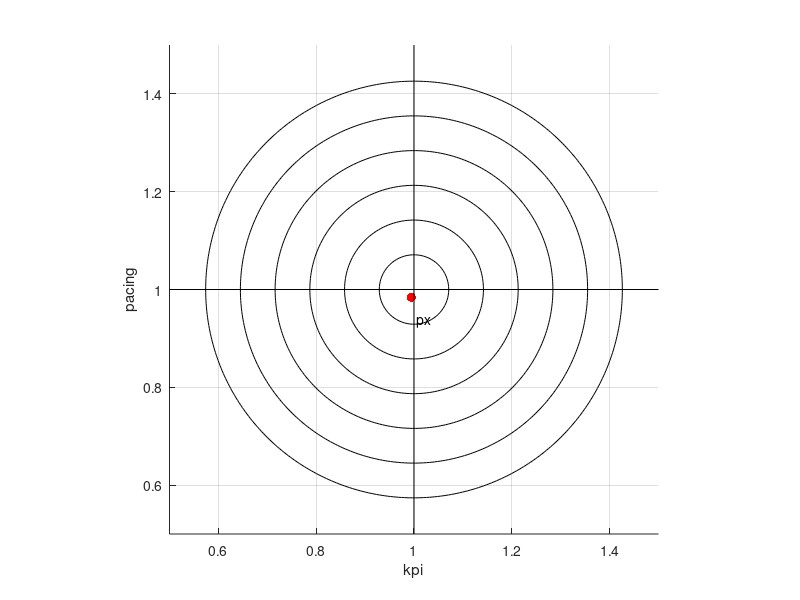
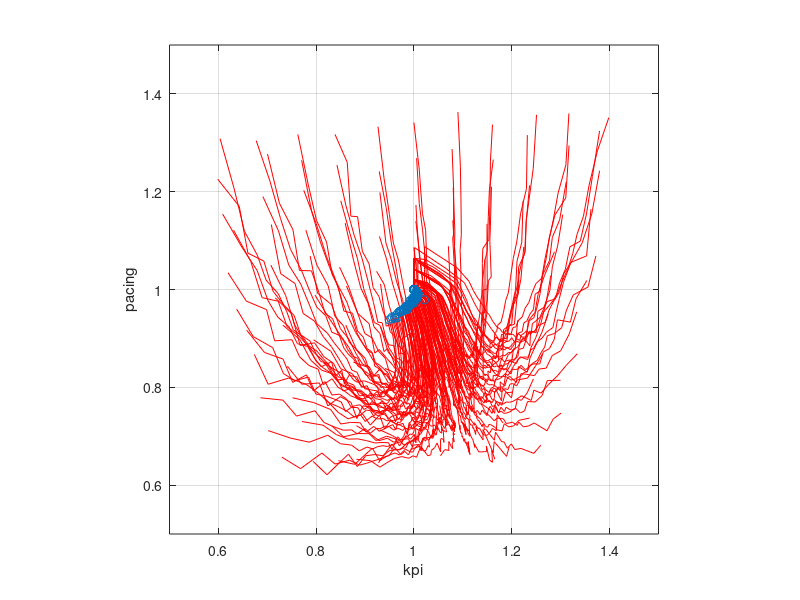
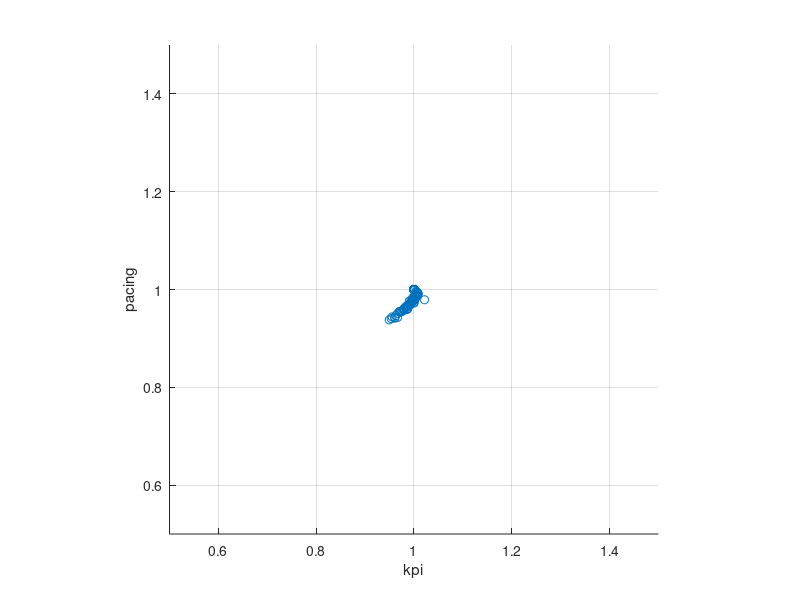
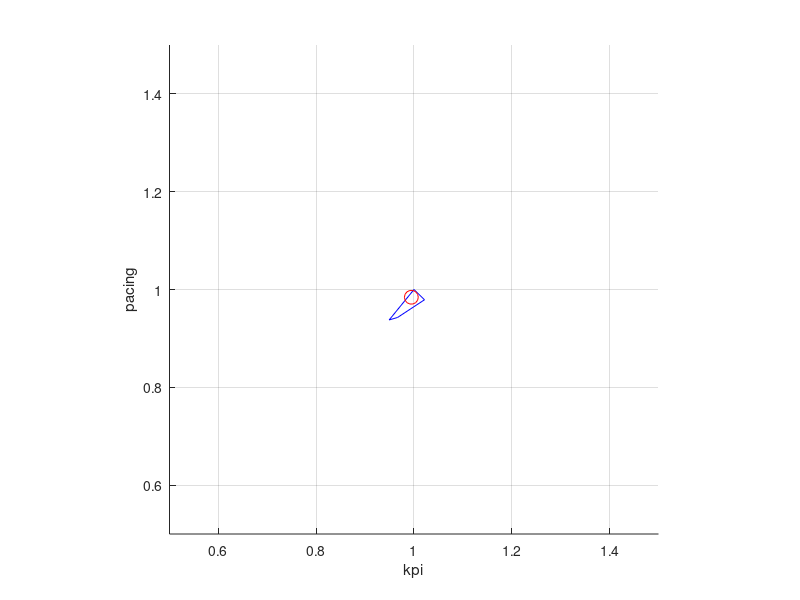

Write the MATLAB code that produced these figures, in order. (Note: this script raises an error after producing the figures.)

% nonlinear winrate
% vr distribution bimodal - how this changes the trajectory lines

% stats will remain persistent and will keep track of results from
% different parameters
if exist('stats','var')==0,
    stats = sparse([]);
end;

% ----------------------------------------------------
% Algorithm
usedistrib        = 0;
constraint        = 0;
dynamic           = 0;
nash              = 0;
pid               = 0;
exact             = 0; % exact target mode
acceptall         = 0;
adserver_shutdown = 0; % if 1 then adserver will shutdown if more imps than desired are bought
speedup           = 0; % when below pacing and kpi and new impression is high quality then can eject pacing
basecut           = 0;
buyaboveorig      = 0;

error_squared_power = 1;

lookahead_iterations = 0; % attempt to achieve convergence within this amount of time

zero_last_step = 1; % the last step when we exceed imps and budget, if zero_last_step then we force budgets to zero
% This is useful for final endpoint analysis
% However if we're more interested in trajectories then zero_last_step=0 -
% this will avoid a "kink" at the very end

buy_imps_overage = 1;

% graphs
onetime = 0;            % run with full animation and only one set of params
exterior_plot_only = 0; % only plot the exterior points in the parameter search

% pid controller
kprop = -.2;
kint  = -.1;
kdiff = 0;

% sub-periods
periods = 0; % 0 if don't use periods

% traffic volume and auction
impressions_per_cycle = 300; % how much traffic is generated each iteration
winrate_for_highbid   = 0.2; % 1 means all bids submitted win (non-competitive auction). 0.2 means 1 in 5 win
prediction_noise      = 0.0; % 0.1 means that actual kpi is additively offset to predicted with a standard deviation of 0.1 (ie. 10%)
prediction_bias       = -0.0;

% perturbation: percentage of the way through
starting_it = 6;
above_imps_list = [.5:.1:1.5];
above_kpi_list  = [.5:.1:1.5];

% Original targets
iterations                = 50; % number of cycles

impressions_budget_orig = 5000;
spend_budget_orig       = 50;
kpi_budget_orig         = 3500; % .7

% --------------------------------------------------------

step = 0.1; %0.001; % basecut variable
cutoff = 0; % basecut variable
figure(9);clf;hold on;

ecpm_calculated_orig      = 1000.*spend_budget_orig./impressions_budget_orig;
kpitargorig               = kpi_budget_orig ./ impressions_budget_orig;
spend_budget              = spend_budget_orig;
impressions_budget        = impressions_budget_orig;
kpi_budget                = kpi_budget_orig;


%vglobal = [0.1322    1.8678    0.5000    1.5000];
vglobal = [.5    1.5    0.5000    1.5000];


% error function
scaledown = 0.10;
kpis = 1;

desired_imps_this_cycle   = 0;
winrate = 0;

% this cycle
kpitarg      = [0.9]; % current targ
kpiweight    = ones(1,kpis);
pacingweight = 0;
impstargorig = impressions_budget ./ iterations;
impstarg     = impressions_budget ./ iterations;

% distrib bins
bins = 100;
distrib = zeros(bins,1);


% kpierr = vector of kpis across, iterations down

fprintf('cycle\tecpm_calculated\twon\tspend\timps\tspend_budget\timps_budget\tkpi\tkpi_budget\n');

if periods>0,
  periodlen = iterations ./ periods; % how long a period lasts
  period = (floor([1:iterations]' ./ periodlen)+1);
else
  periodlen = iterations;
  period = ones(iterations,1);
end;

impressions_desired_per_cycle = impressions_budget ./ (impressions_per_cycle .* iterations);

kpi_save = [];
impressions_save = [];
spend_save = [];

showgraphs = 0;
if onetime,
    showgraphs = 1; % ***** 0 for monte carlo
end;

impid=1;
kpiid=1;

% Run kpi and imp offsets
for impid = 1:length(above_imps_list),
    for kpiid = 1:length(above_kpi_list),

% perturbation for ecpm
above_ecpm = 1;

% perturbation for imps and kpi
if onetime, % **** hard override 0 for monte carlo
    above_imps = 1.5; %1.5; % 1.5
    above_kpi  = 0.05; %1.0; %0.05; %0.8;
else
    % read out the current above_imps and above_kpi
    above_imps = above_imps_list(impid);
    above_kpi  = above_kpi_list(kpiid);
    
    % only plot exterior
    if exterior_plot_only,
        if above_imps >= max(above_imps_list) || above_kpi <=min(above_kpi_list) || ...
           above_imps <= min(above_imps_list) || above_kpi >=max(above_kpi_list),
           % exterior
        else
          continue;
        end;
        % do all of them
    end;
end;

% reinitialize the its
ecpm_calculated = ecpm_calculated_orig;
spend           = 0;
impressions     = 0; % impressions this iteration
kpi             = zeros(1,kpis); % kpi this iteration

% reinitialize totals
spend_budget       = 0;
impressions_budget = 0;
kpi_budget         = 0;


% roll forward to starting_it
% ---------------------------

if starting_it > 1,
    % perturbation is implemented by assuming perturbed performance for some
    % number of itartions up to starting_it
    impressions(     1:starting_it,     1) = above_imps .* ones(starting_it,1)    * (impressions_budget_orig./iterations);
    ecpm_calculated( 1:starting_it,     1) = above_ecpm .* ones(starting_it,1)    * 1000.*spend_budget_orig./impressions_budget_orig;
    kpi(             1:starting_it,1:kpis) = above_kpi  .* impressions .* kpitargorig;
    spend(           1:starting_it,     1) = ecpm_calculated .* impressions ./ 1000;

    % adjust budgets for the roll forward
    kpi_budget         = kpi_budget_orig         - sum(kpi(         1:starting_it, 1:kpis));
    spend_budget       = spend_budget_orig       - sum(spend(       1:starting_it, 1));
    impressions_budget = impressions_budget_orig - sum(impressions( 1:starting_it, 1));
    kpitarg            = nan.*ones(starting_it,1);
end;

w=0.02; % model mapping bid to impressions
bid_for_desired_imps = [];


% Main loop
% -------------------------------------------------------------------------

for it = starting_it:iterations,

    % lookahead_iterations
    its_during_equal_delivery = iterations - (lookahead_iterations + it); % number of iterations that will need to run with original delivery
    imps_during_equal_delivery = its_during_equal_delivery .* (impressions_budget_orig ./ iterations); % imps to be served over that timeperiod

    if lookahead_iterations == 0 || it+lookahead_iterations >= iterations,
        desired_imps_this_cycle(it,1) = impressions_budget ./ (iterations-it+1); % iterations remaining
    else
        desired_imps_this_cycle(it,1) = (impressions_budget - imps_during_equal_delivery) ./ lookahead_iterations;
    end;
    
    bid_for_desired_imps(it) = desired_imps_this_cycle(it)./(w.*impressions_per_cycle);

    % sub-periods
    % ------------
    
    % if new period then restart budget
    if periods>0,        
        % Periods
        impressions_sofar = 0;
        spend_sofar       = 0;
        kpi_sofar         = 0;
        if it>1, % (otherwise these values are 0)
            impressions_sofar = sum(impressions( 1:it-1,1));
            spend_sofar       = sum(spend(       1:it-1,1));
            kpi_sofar         = sum(kpi(         1:it-1,1:kpis));
        end;
        
        % calc impressions still needed this period
        impressions_period = (impressions_budget_orig ./ iterations).*period(it).*periodlen - impressions_sofar;
        spend_period       = (spend_budget_orig       ./ iterations).*period(it).*periodlen - spend_sofar;
        kpi_period         = (kpi_budget_orig         ./ iterations).*period(it).*periodlen - kpi_sofar;

        % update ecpm_calculated
        ecpm_calculated(it,1) = 1000.*spend_period ./ impressions_period;    

        % update kpitarg
        kpitarg(it,1:kpis) = kpi_period ./ impressions_period; % kpis remaining / imps remaining
    else
        
        % Standard (no periods)
        % --------------------
        
       % keyboard;
        % No periods
        % update kpitarg
        kpitarg(it,1:kpis) = kpi_budget ./ impressions_budget; % kpis remaining / imps remaining
        % update ecpm_calculated
        ecpm_calculated(it,1) = 1000.*spend_budget ./ impressions_budget;            
        desired_kpi_this_cycle(it,1) = kpi_budget ./ iterations;
        desired_spend_this_cycle(it,1) = spend_budget ./ iterations;

        if lookahead_iterations>0 && it+lookahead_iterations < iterations,
            kpi_during_equal_delivery      = its_during_equal_delivery .* (kpi_budget_orig   ./ iterations); % imps to be served over that timeperiod
            spend_during_equal_delivery    = its_during_equal_delivery .* (spend_budget_orig ./ iterations); % imps to be served over that timeperiod
            desired_kpi_this_cycle(it,1)   = (kpi_budget   - kpi_during_equal_delivery)   ./ lookahead_iterations;
            desired_spend_this_cycle(it,1) = (spend_budget - spend_during_equal_delivery) ./ lookahead_iterations;
            kpitarg(it,1:kpis)    = desired_kpi_this_cycle(it,1)./desired_imps_this_cycle(it,1);
            ecpm_calculated(it,1) = 1000.*desired_spend_this_cycle(it,1)./desired_imps_this_cycle(it,1);
        end;
        % can we come up with a bid price that would lead to a particular
        % impressions pacing outcome?
        % model: bidprice -> winrate; then we get desired_imps_this_cycle;
        % invert to get bidprice; or equivalently, test all bid prices and
        % pick the one that produces the imps delivery desired
        % desired_imps this cycle impressions_ideal(it,1) = impressions_budget ./ 
    end;

    
    % pid controller
    % --------------
    
    if pid==1,
        
        % err
        if it>1,
            spend_err          = spend(it-1)        - (spend_budget_orig       ./ iterations);
            impressions_err    = impressions(it-1)  - (impressions_budget_orig ./ iterations);
            kpi_err            = kpi(it-1)          - (kpi_budget_orig         ./ iterations);
        end;

        % interr
        spend_interr       = (spend_budget_orig - spend_budget)             - (spend_budget_orig       .* (it./iterations)); 
        impressions_interr = (impressions_budget_orig - impressions_budget) - (impressions_budget_orig .* (it./iterations)); 
        kpi_interr         = (kpi_budget_orig - kpi_budget)                 - (kpi_budget_orig         .* (it./iterations));

        % deriverr
        if it>2,
            spend_differr        = diff( [ [spend(it-1)       spend(it-2)      ] - [(spend_budget_orig       .* ([it-1 it-2]./iterations))]] );
            impressions_differr  = diff( [ [impressions(it-1) impressions(it-2)] - [(impressions_budget_orig .* ([it-1 it-2]./iterations))]] );
            kpi_differr          = diff( [ [kpi(it-1)         kpi(it-2)        ] - [(kpi_budget_orig         .* ([it-1 it-2]./iterations))]] );
        end;
        
        % controller output plus spend the reference line amount
        spend_output       = kprop .*       spend_err + kint .*       spend_interr + kdiff .*       spend_differr + (spend_budget_orig       ./ iterations);
        impressions_output = kprop .* impressions_err + kint .* impressions_interr + kdiff .* impressions_differr + (impressions_budget_orig ./ iterations);
        kpi_output         = kprop .*         kpi_err + kint .*         kpi_interr + kdiff .*         kpi_differr + (kpi_budget_orig         ./ iterations);
        
        % These go into the actuator
        ecpm_calculated(it,1) = 1000.*spend_output ./ impressions_output;
        kpitarg(it,1:kpis)    = kpi_output ./ impressions_output;
        
        % The one last thing for the actuator, is to take the above
        % ecpm_calculated and kpitarg, and then calculate the bid price
        % The bid price then encapsulates our attempt to control
    end;

    if 0, %it==40,
        impid=length(above_imps_list);
        kpiid=length(above_kpi_list);
        break;
    end;

    ii = find(kpitarg>1);if ~isempty(ii), kpitarg(ii) = ones(size(ii));end;


    % Calc KPI error
    % --------------
    
    err = (kpitarg(it,:) ./ kpitargorig(1,:)).^error_squared_power;
    %if err(1) >= 0.8 && err(1) < 1.2, err(1) = err(1) .* scaledown; end;

    
    % KPI Exact error or unidirectional error
    % ----------------------------------------
    
    i = find(err<1.0); % any that are below error %i = setdiff(i,1); % remove the first kpi
    if ~isempty(i),
        if exact==1,
            % Over-performance gets turned into error
            err(i) = 1./err(i); % turn this into error
        else
             % Over-performance (already low error) gets scaled down
             % further
             err(i) = err(i).*scaledown; % de-scale the error
        end;
    end;

    
    % Calc pacing error
    % -----------------
    
    err_pacing = desired_imps_this_cycle(it,1)./(impressions_budget_orig./iterations); % required imps as a ratio of original
    i = find(err_pacing<1);
    if ~isempty(i), err_pacing(i) = 1./err_pacing(i);end;

    
    % Normalize the errors to sum to 1
    % --------------------------------
    
    if nash==1,
        % if nash then all kpis are weighted independently including pacing
        kpiweight(it,:)     = err        ./ (sum(err) + err_pacing);
        pacingweight(it,:)  = err_pacing ./ (sum(err) + err_pacing);
    else
        % pbase; calc weights only within the kpis. Pacing will be applied
        % as a separate term later
        kpiweight(it,:)    = err ./ sum(err);
        pacingweight(it,:) = 0;
    end;
    
    
    % Generate impressions & kpi predictions for this cycle
    % ------------------------------------------------------
    
    kpipred = rand(impressions_per_cycle,kpis);

    % Determine which bin each impression belongs
    for bin=1:bins,
        binid = find(floor(kpipred.*100-eps)+1 == bin);
        distrib(bin) = distrib(bin) + length(binid);
    end;

    
    % Calc Bid price
    % --------------
    
    % perfratio: ratio of impression perf to target perf
    kpiratio = (kpipred ./ (ones(impressions_per_cycle,1)*kpitarg(it,:)) );
    if exact==1,
        % in exact mode, traffic that has a perf greater than target
        % actually results in bids that are proportionately lower
        i = find(kpiratio>1);
        if ~isempty(i), kpiratio(i) = 1./kpiratio(i);end;
    end;
    
    if nash==1,
        kpibid = kpiweight(it,:) .* kpiratio .* ecpm_calculated(it) + pacingweight(it,1) .* bid_for_desired_imps(it); % was ecpm_calculated_orig
%        kpibid = kpiweight(it,:) .* (kpiratio .* ecpm_calculated_orig) + pacingweight(it,1) .* ecpm_calculated(it); % was ecpm_calculated_orig

            if speedup==1,
                if desired_imps_this_cycle(it,1) ./ (impressions_budget_orig./(iterations)) > 1,
                    % catching up
                    bidkpi    = kpiratio .* ecpm_calculated(it); %kpiratio .* bid_for_desired_imps(it);
                    i = find(bidkpi > bid_for_desired_imps(it)); % ie. kpiratio > 1
                else
                    % slowing down
                    bidkpi = kpiratio .* ecpm_calculated(it);
                    i = find(bidkpi < bid_for_desired_imps(it));
                end;
                if ~isempty(i),
                    kpibid(i) = bidkpi(i);
                end;
            end;

    else
%        kpibid = kpiratio .* ecpm_calculated(it); % pbase = kpiratio .* ecpm_calculated(it) as the scalar
        kpibid = bid_for_desired_imps(it) .* kpiratio; % pbase = kpiratio .* ecpm_calculated(it) as the scalar
    end;

    
    %keyboard;
    bid = kpibid; % sum( (ones(impressions_per_cycle,1)*kpiweight(it,:)) .* kpibid ,2 );

    
    % Apply Constraints
    % ------------------
    
    % usedistrib
    if usedistrib,
        prob = distrib./sum(distrib);
        vr = flipud( cumsum( flipud( [prob .* [1:100]'./100] )  ) ./ cumsum( flipud( prob ) ) ); % should be 100 bins
        bin = min(find(vr>=kpitarg(it)));
        if buyaboveorig==1, bin = min(find(vr>=min([kpitarg(it);kpitargorig])));end;
        if isempty(bin),
            % nothing is above the target; the distribution is wholly below
            bid = zeros(size(bid));
        else
            distrib_targ = bin ./ 100;
            ii = find(kpipred < distrib_targ);
            if ~isempty(ii), bid(ii) = zeros(size(ii));end;
        end;
    else

        if basecut==1,
            % basecut
            is_pacing = (desired_imps_this_cycle(it,1) ./ (impressions_budget_orig./(iterations)) < 1);

            if (is_pacing == 1 && step >= 0) || (is_pacing == 0 && step <= 0), 
                step = 1.2 * step;    % go faster in same direction
            else
                step = -0.3 * step;    % change direction and slow down
            end;
            if abs(step) < 0.001,
                step = 0.001 * step / abs(step); % clip step magnitude to 0.001
                % if step is small, step becomes -0.001 or +0.001
            end;
            if cutoff + step > 1,    % clip cutoff to 1
                step = 1 - cutoff;
                cutoff = 1;
            elseif cutoff + step < 0,    % clip cutoff to 0
                step = 0 - cutoff;
                cutoff = 0;
            else
                cutoff = cutoff + step;
            end;
            
            % Apply the constraint
            ii = find(kpipred < cutoff);
            if ~isempty(ii), bid(ii) = zeros(size(ii));end;                        
        end;

        % constraint bid price
        if constraint==1,
            if dynamic == 1,
                ii = find(kpipred < kpitarg(it));
                if buyaboveorig==1, ii = min(find(kpipred < min([kpitarg(it);kpitargorig])));end;
            else
                ii = find(kpipred < kpitargorig);
            end;
            if ~isempty(ii), bid(ii) = zeros(size(ii));end;
        end;
    end;
    

    % Hold the auction and determine which we win
    % --------------------------------------------
     
    % win = find(bid > 5);
    % low winrate (1 in 10 winrate)

    if acceptall==1,
        win = [1:size(bid,1)]';
    else
        win = find(rand(size(bid)).*bid > (1./winrate_for_highbid));    
    end;
    
    if impressions_budget<=0 || spend_budget <= 0,
        win = [];
    end;

    if isempty(win), fprintf('nowin\n');
        spend(it,1)=0;
        impressions(it,1)=0;
        kpi(it,1)=0;
        winrate(it,1) = inf;
        continue;
    end;

    % Induce bid->win model
    % ---------------------

    %keyboard;
    win10 = zeros(size(bid));win10(win) = ones(size(win));
    w = bid\win10;
    %figure(1);clf;plot(bid,win10,'o');hold on;plot(bid,bid.*w,'rx');
    % bid required to produce impressions at the desired delivery rate
    bid_for_desired_imps(it) = desired_imps_this_cycle(it)./(w.*impressions_per_cycle);
    % bid.*w = probwin; bid.*w.*impsavailable = desiredimps; bid = desiredimps/(w.*impsavailable)
    
    
    
    winlen = length(win); % number of winning impressions
    winrate(it) = desired_imps_this_cycle(it)./winlen;

    % Hard adserver shut down
    % -----------------------
    % Simulate a "hard adserver shut-down" - if more impressions are won
    % than the system wants based on pacing, it discards the remainder in this cycle.
    % Hard shut-down is /easy/ for ad-servers since they simply stop buying
    % after the count is reached. So rather than estimating impressions all
    % the time, at least in terms of buying too many, this mechanism is
    % usually enabled in practice.
    if adserver_shutdown,
        if length(win) > desired_imps_this_cycle(it) .* buy_imps_overage,
    %        fprintf('exceeded\n');
            if desired_imps_this_cycle(it)<1,
                win = [];
            else
    %            [a,i] = sort(rand(win));win = win(floor(desired_imps_this_cycle(it)));
                [a,i] = sort(rand(length(win),1));
                win = win(i(1:min([floor(desired_imps_this_cycle(it).*buy_imps_overage) impressions_per_cycle])));
            end;
        end;
    end;
        
    % Update spend and KPIs
    % ---------------------
    
    spend(it,1) = sum(bid(win)./1000).*0.1; % ****** WHY THE 0.1????
    impressions(it,1) = length(win);
    kpiactual = kpipred(win,1:kpis) + rand(length(win),1).*prediction_bias + randn(length(win),1).*prediction_noise;
    ii = find(kpiactual<0);if ~isempty(ii),kpiactual(ii)=zeros(length(ii),1);end;
    ii = find(kpiactual>1);if ~isempty(ii),kpiactual(ii) =ones(length(ii),1);end;
    kpi(it,1:kpis) = sum(kpiactual,1); % put some noise on here
    
    % **** REGRESSION DOWNWARDS NEEDED HERE

    kpi_budget         = kpi_budget_orig - sum(kpi(1:it,1:kpis));
    spend_budget       = spend_budget_orig - sum(spend(1:it,1));
    impressions_budget = impressions_budget_orig - sum(impressions(1:it,1));


    % Hard budget shut-down
    % ----------------------
    % if we reach zero this iteration, stop it at zero
    % This is a "visual aid" that prevents negative kpis and impressions - after running out of budget, on the last step
    % we can go negative on impressions etc. However if we zero that out, then it creates a "kink"
    % in the trajectory line, and so visually can make it harder to read.
    if zero_last_step,
%        if impressions_budget<0 | spend_budget<0 | kpi_budget<0, keyboard;end;
        if impressions_budget < 0, impressions(it,1) = impressions(it,1) + impressions_budget; impressions_budget = impressions_budget + -impressions_budget; end;
        if spend_budget       < 0, spend(it,1)       = spend(it,1)+        spend_budget;       spend_budget       = 0; end;
        if kpi_budget         < 0, kpi(it,1)         = kpi(it,1)+          kpi_budget;         kpi_budget         = 0; end;
    end;
    
    if showgraphs,
        fprintf('%d\t%f\t%d\t%d\t%d\t%f\t%f\t%f\t%f\t%f\t%d\t\n',it,ecpm_calculated(it),length(win),spend(it,1),impressions(it,1),spend_budget,impressions_budget, kpi(it), kpi_budget,winrate(it),winlen);

        figure(1);clf;plot(ecpm_calculated);title('ecpm calculated');
        figure(2);clf;plot(kpitarg);title('kpitarg');
        figure(3);clf;plot(cumsum(spend));title('cum spend');hold on;plot(it,spend_budget_orig,'o');
        figure(4);clf;plot(cumsum(impressions));title('cum impressions');hold on;plot(it,impressions_budget_orig,'o');
        figure(5);clf;plot(cumsum(kpi));title('cum kpi');hold on;plot(it,kpi_budget_orig,'o');
        %figure(6);clf;plot(cumsum(kpi)./cumsum(impressions),cumsum(impressions)./( ([1:it]./iterations) .* impressions_budget),'-');
        figure(6);clf;plot(cumsum(kpi)./cumsum(impressions),cumsum(impressions)./( ([1:it]'.*impressions_desired_per_cycle)),'-');
        %figure(7);clf;plot(cumsum(impressions),'-');hold on;plot(cumsum(desired_imps_this_cycle),'r-');hold on;plot(([1:it]./iterations).*impressions_buget_orig,'k:');title('imps');legend('imps','imps desired');

        figure(7);clf;plot(cumsum(impressions),'-');hold on;plot(([1:it]./iterations).*impressions_budget_orig,'x:');title('imps');%legend('imps realized','imps orig desired');grid on;
%        grid on; %axis('equal');
%        v = axis;
%        axis([  min([v(1);v(3)]) max([v(2);v(4)]) min([v(1);v(3)]) max([v(2);v(4)]) ] );
        
        figure(8);clf;plot((cumsum(kpi)./cumsum(impressions)) ./ kpitargorig, cumsum(impressions)./cumsum(ones(it,1).*(impressions_budget_orig./iterations)),'r-');xlabel('kpi');ylabel('pacing');
        hold on;plot( (sum(kpi)./sum(impressions)) ./ kpitargorig, sum(impressions(1:it))./((impressions_budget_orig./iterations) .* it),'o'); grid on;
        axis('equal');
        v = axis;
        %axis([  min([v(1);v(3)]) max([v(2);v(4)]) min([v(1);v(3)]) max([v(2);v(4)]) ] );
        axis([min([vglobal(1);v(1)]) max([vglobal(2);v(2)]) min([vglobal(3);v(3)]) max([vglobal(4);v(4)])]);
        
        figure(9);hold on;plot(it,cutoff,'o');
        figure(10);hold on;plot(it,step,'x');
    end;

    
    % If we ran out of budget then stop
    % ----------------------------------
    
    %if impressions_budget<=0 || spend_budget <= 0, break; end;

    %    if it == 67, break; end;
%    if mod(it,100) == 0, pause; end;
end;

if ~isempty(kpi_save) && length(kpi)~= size(kpi_save,1), fprintf('uneven kpi len\t%d\tkpi_save len\t%d\n',length(kpi),size(kpi_save,1)); keyboard; continue; end;

kpi_save         = [kpi_save kpi];
impressions_save = [impressions_save impressions];
spend_save       = [spend_save spend];

if onetime, return; end;

end;end;


% Phase portraits
% -------------------------------------------------------------------------

% Thoughts: Adserver shut-down: This creates a convergence to goal - de-scales each
% cycle; so this is equivalent to the standard controller
% Without the above, shouldn't pbase throttle down? reduce the ecpm?

%i  = find(kpi_save==0);kpi_save(i)=nan.*ones(size(i));
%i  = find(impressions_save == 0); impressions_save(i)=nan.*ones(size(i));
%i  = find(spend_save       == 0); spend_save(i) = nan.*ones(size(i));
%nz = sum(isnan(kpi_save));

% Extract trajectories
% --------------------

% nan out the initial perturbation; remaining trajectories are under control system
kpitrajectory  = (cumsum(kpi_save,1)  ./cumsum(impressions_save,1)) ./ kpitargorig;
impstrajectory = cumsum(impressions_save,1) ./ cumsum(  ones(size(impressions_save)) .*(impressions_budget_orig./iterations),1);
if starting_it>1,
    kpitrajectory( 1:starting_it,:) = nan.*ones(starting_it,size(kpitrajectory,2));
    impstrajectory(1:starting_it,:) = nan.*ones(starting_it,size(kpitrajectory,2));
end;    

% Extract endpoints
% ------------------

kpiendpoint = (nansum(kpi_save,1)  ./nansum(impressions_save,1)) ./ kpitargorig;
impendpoint = nansum(impressions_save,1) ./ nansum(  ones(size(impressions_save)) .*(impressions_budget_orig./iterations),1);


% Summary stats on performance: Means and stdevs
% -----------------------------------------------

meanx    = mean([kpiendpoint' impendpoint']);
stdx     = std([kpiendpoint' impendpoint']);
medianx  = median([kpiendpoint' impendpoint']);

% Store the stats
paramindex = sum([usedistrib.*2.^0   constraint.*2.^1   dynamic.*2.^2   nash.*2.^3   pid.*2.^4   exact.*2.^5   acceptall.*2.^6   adserver_shutdown.*2.^7]) + 1;
paramstats = [meanx medianx stdx];
stats(paramindex,1:length(paramstats)) = paramstats;

% Report on the stats (all previous runs)
% Note that this will change usedistrib etc

stats_list = [];
paramstr_list = [];
i = find(full(stats(:,1))~=0); % find all stats entries
fprintf('usedistrib\tconstraint\tdynamic\tnash\tpid\texact\tacceptall\tadserver_shutdown\tkpimean\timpmean\tkpimed\timpmed\tkpistd\timpstd\n');
for ii=1:length(i),

        % Extract the stats
        paramstats = full(stats(i(ii),1:length(paramstats)));

        % Extract the key
        paramindex = i(ii)-1; % remove the offset
        
        b = floor(paramindex / 2.^7);
        adserver_shutdown = b;
        paramindex = paramindex-b.*2.^7;
        
        b = floor(paramindex / 2.^6);
        acceptall = b;
        paramindex = paramindex-b.*2.^6;

        b = floor(paramindex / 2.^5);
        exact = b;
        paramindex = paramindex-b.*2.^5;

        b = floor(paramindex / 2.^4);
        pid = b;
        paramindex = paramindex-b.*2.^4;

        b = floor(paramindex / 2.^3);
        nash = b;
        paramindex = paramindex-b.*2.^3;

        b = floor(paramindex / 2.^2);
        dynamic = b;
        paramindex = paramindex-b.*2.^2;

        b = floor(paramindex / 2.^1);
        constraint = b;
        paramindex = paramindex-b.*2.^1;

        b = floor(paramindex / 2.^0);
        usedistrib = b;
        paramindex = paramindex-b.*2.^0;

        stats_list = [stats_list;paramstats];
        paramstr = '';
        if usedistrib, paramstr = strcat(paramstr,'distr ');    end;
        %if constraint, paramstr = strcat(paramstr,'constr ');     end;
        %if dynamic,    paramstr = strcat(paramstr,'dynamic ');    end;

        if constraint==1 & dynamic==1, paramstr = 'dyn'; end;
        if constraint==1 & dynamic==0, paramstr = 'hard'; end;

        if nash,       paramstr = strcat(paramstr,'nash ');       end;
        if pid,        paramstr = strcat(paramstr,'pid ');        end;
        if exact,      paramstr = strcat(paramstr,'exact ');      end;
        if acceptall,  paramstr = strcat(paramstr,'all ');  end;
        if adserver_shutdown, paramstr = strcat(paramstr,'shtdwn ');end;
        if sum([usedistrib constraint dynamic,nash,pid,exact,acceptall,adserver_shutdown]')==0,
             paramstr = strcat(paramstr,'px ');
        end;
        paramstr_list{ii} = paramstr;        
        fprintf('%d\t%d\t%d\t%d\t%d\t%d\t%d\t%d\t',usedistrib,constraint,dynamic,nash,pid,exact,acceptall,adserver_shutdown);
        fprintf('%f\t',paramstats);
        fprintf('\n');
end;


% Show targetplot (bullseye plot)
% ----------------------------------

figure(9);clf;hold on;
% higher version of matlab for these
%ax = gca;
%ax.YRuler.FirstCrossoverValue = 1;
%ax.XRuler.FirstCrossoverValue =1;
%ax.XAxisLocation = 'origin';
%ax.YAxisLocation = 'origin';

% plot circles on axis
radii = 50;
for i=1:6,
    plot(1,1,'ko','markersize',radii.*i);
end;
grid on;
axis(vglobal);
plot(stats_list(:,1),stats_list(:,2),'r.','markersize',20);
text(stats_list(:,1)+.01,stats_list(:,2)-.05,paramstr_list);
plot([vglobal(1) vglobal(2)]',[1 1]','k-');
plot([1 1]',[vglobal(3) vglobal(4)]','k-');
axis('square');
xlabel('kpi');
ylabel('pacing');

%plot(1,1,'o','markersize',100);plot(1,1,'o','markersize',150);grid on


% Phase portrait
% --------------

        figure(10);clf;plot(kpitrajectory, impstrajectory ,'r-');xlabel('kpi');ylabel('pacing');
        hold on;
        plot(kpiendpoint,   impendpoint    ,'o'); grid on; % impressions_budget_orig
        axis('equal');
        axis(vglobal);
xlabel('kpi');
ylabel('pacing');
        %v = axis;
        %axis([  min([v(1);v(3)]) max([v(2);v(4)]) min([v(1);v(3)]) max([v(2);v(4)]) ] )  

        % Points
        % --------
                
        figure(11);clf;
        hold on;
        plot(kpiendpoint,   impendpoint    ,'o'); xlabel('kpi');ylabel('pacing'); grid on; % impressions_budget_orig
        axis('equal');
        axis(vglobal);
xlabel('kpi');
ylabel('pacing');

        % Convhull
        % --------

        k = convhull(kpiendpoint,impendpoint,{'QJ','Pp'}); %%{'Qt','Pp'});
        figure(12);clf;
        hold on;%plot(kpiendpoint,   impendpoint    ,'o');
        xlabel('kpi');ylabel('pacing'); grid on; % impressions_budget_orig
        axis('equal');
        axis(vglobal);
        plot(kpiendpoint(k(:,1)),impendpoint(k(:,1)),'b-');
        plot(meanx(:,1),meanx(:,2),'ro','markersize',10);
xlabel('kpi');
ylabel('pacing');
        
        
        % Heatmap
        % --------
%        figure(10);clf;%plot((cumsum(kpi_save)./cumsum(impressions_save)) ./ (ones(size(kpi_save)).*kpitargorig), cumsum(impressions_save)./cumsum(ones(size(kpi_save,1),size(kpi_save,2)).*(impressions_budget_orig./iterations)),'r-');xlabel('kpi');ylabel('pacing');
 %       hold on;plot( (sum(kpi_save)./sum(impressions_save)) ./ kpitargorig, sum(impressions_save)./((impressions_budget_orig./iterations) .* it),'o'); grid on;
  %      axis('equal');
   %     axis(vglobal);

   x = [];
   y = [];
   z = [];
   
above_imps_list = [.5:.1:1.5];
above_kpi_list  = [.5:.1:1.5];

 for impid = 1:length(above_imps_list),
    for kpiid = 1:length(above_kpi_list),
        above_imps = above_imps_list(impid);
        above_kpi  = above_kpi_list(kpiid);
    
        % only plot exterior
        %if exterior_plot_only,
        x = [x;ones(10,1).*above_kpi ones(10,1).*above_imps]; z = [z;ones(10,1).*0];
            if above_imps >= max(above_imps_list) || above_kpi <=min(above_kpi_list) || ...
               above_imps <= min(above_imps_list) || above_kpi >=max(above_kpi_list),
               % exterior; keep going
        %    else
        %      continue;
        %      % ignore this
        %    end;
             end;
        
        x = [x;above_kpi above_imps]; z = [z;0];

    end; % kpiid
 end; % impid

   % add the endpoints
   x = [x; kpiendpoint' impendpoint'];
   z = [z; ones(length(kpiendpoint),1) ./ length(kpiendpoint)];
   
   figure(13);clf;
   % [minx,stepsize,zi,maxx] = showresults([kpiendpoint' impendpoint'],ones(length(kpiendpoint),1),10);
   [minx,stepsize,zi,maxx] = showresults_smooth(x,z,13);
   xlabel('kpi');ylabel('pacing');zlabel('prob');
   % we want final ending points
%   figure(10);clf;
   

        % x,z with the above
        
        % velocity vectors
        x = [(cumsum(kpi_save)./cumsum(impressions_save)) ./ (ones(size(kpi_save)).*kpitargorig)];
        y = [cumsum(impressions_save)./cumsum(ones(size(kpi_save,1),size(kpi_save,2)).*(impressions_budget_orig./iterations))];
        xstart = x(1,:);
        xend   = x(size(x,1),:);
        ystart = y(1,:);
        yend   = y(size(y,1),:);
        
        figure(14);clf;quiver(xstart,ystart,(xend-xstart),(yend-ystart));
        hold on;%plot(kpiendpoint,   impendpoint    ,'o');
        xlabel('kpi');ylabel('pacing'); %grid on; % impressions_budget_orig
        axis('equal');
        axis(vglobal);
        plot(kpiendpoint(k(:,1)),impendpoint(k(:,1)),'r-')
        plot(kpiendpoint,impendpoint,'r.');
        plot(meanx(:,1),meanx(:,2),'ks','markersize',20);
        plot(1,1,'k^','markersize',20);
        %plot([1 meanx(:,1)]',[1 meanx(:,2)]','k-');
        %plot([vglobal(1) vglobal(2)]',[1 1]','k:');
        %plot([1 1]',[vglobal(3) vglobal(4)]','k:');
        
        if 0,
            figure(15);clf;quiver(xstart,ystart,(mean(x(2:10,:),1)-xstart),(mean(y(2:10,:),1)-ystart));
            hold on;%plot(kpiendpoint,   impendpoint    ,'o');
            xlabel('kpi');ylabel('pacing'); %grid on; % impressions_budget_orig
            axis('equal');
            axis(vglobal);
            plot(kpiendpoint(k(:,1)),impendpoint(k(:,1)),'b-')
            plot(kpiendpoint,   impendpoint    ,'r.');
        end;
        
[meanx meanx-1;medianx medianx-1;stdx stdx]
        

        if 0,
          budget=100;targ=.1;pred=1;imps=1000;figure(2);clf;plot([1:imps],budget - budget.*(pred./targ).*log([1:imps]));

          
          bud = [];budget=100;imps = 1000;targ = .1; pred=1.0; while 1,bid = (pred./targ) .* (budget./imps); imps = imps - 1; budget=budget - bid; bud = [bud;budget]; figure(1);clf;plot(bud);if imps < 0,break;end;end; %end;
          
          figure(2);plot([0:1000],100.*exp(-0.1.*[0.001].*[0:1000]))
          figure(3);clf;plot([0:999],100.*exp(-1.*[0:999]./[1000-[0:999]]),'rx-');grid on;v=axis;axis([v(1) v(2) 0 100]);
          
        end;
        


% PID Controller experiment
% -------------------------

if 0,

kp = .5;ki = .1;kd = .1;
previous_error=0;integral=0;
output=0;
dt=1;
T=50;B=100;
c = 1.5;
integral = 0; derivative=0;error=0;
figure(1);clf;hold on;
for t=1:T,
    setpoint(t) = (B/T); %+rand(1,1).*0.1; % output from the plant that we'd like to see this t
    measured_value(t) = c .* (B/T) + output(t); % this is the actual progress
    %budget(t) = c.*(B/T) + 
    error(t+1)      = setpoint(t) - measured_value(t);
    integral(t+1)   = integral(t) + error(t) .* dt;
    derivative(t+1) = (error(t+1)-previous_error)./dt;
    output(t+1) = kp .* error(t) + ki .* integral(t+1) + kd .* derivative(t+1); % controller output
    previous_error = error(t);
    %fprintf('plant output\t%f\n',measured_value);
    %plot(t,setpoint,'rx');plot(t,measured_value,'bo');
    %pause;
end;
figure(2);clf;hold on;plot([1:T],setpoint([1:T]),'rx-');hold on;plot([1:T],measured_value([1:T]),'bo-');
legend('setpoint/reference signal','plant output');

end; % if 0



if 0,
    % symmetric error on pacing
    err_squared_power=1;r=0.1;elow=0.1;ehigh = 1./(1-elow);elow = 1-elow;kpiabove = [0.5:0.01:2]';kpiaboveorig = kpiabove;i=find(kpiabove<1);kpiabove(i)=1./kpiabove(i);i=find(kpiabove >= elow & kpiabove<=ehigh);kpiabove(i)=kpiabove(i).*r;kpiabove = kpiabove.^err_squared_power;figure(1);clf;plot(kpiaboveorig,kpiabove,'-');set(gca,'xscale','log');grid on

    % asymmetric error on kpi
end;


% Moat advertisers 6 months
%figure(1);clf;[c,h]=contourf(dat');colorbar;colormap(cool);set(gca,'xticklabel',num2str([0:0.2:2]'));set(gca,'yticklabel',num2str([0:0.2:2]'));grid on;xlabel('kpi/targ');ylabel('pacing/targ');hold on;plot(.25+means(2,1).*6,.25+means(1,1).*6,'s','markersize',20,'markerfacecolor','auto');plot(6,6,'^','markersize',20,'markerfacecolor','auto');%for i=100:150:300,plot(6,6,'ko','markersize',i);end;%clabel(c,h);
%figure(2);clf;[c,h]=contourf(dat2');colorbar;colormap(cool);set(gca,'xticklabel',num2str([0:0.2:2]'));set(gca,'yticklabel',num2str([0:0.2:2]'));grid on;xlabel('kpi/targ');ylabel('pacing/targ');hold on;plot(means(2,2).*6,.25+means(1,2).*6,'s','markersize',20,'markerfacecolor','auto');plot(6,6,'^','markersize',20,'markerfacecolor','auto');% for i=100:150:300,plot(6,6,'ko','markersize',i);end; %clabel(c,h);
